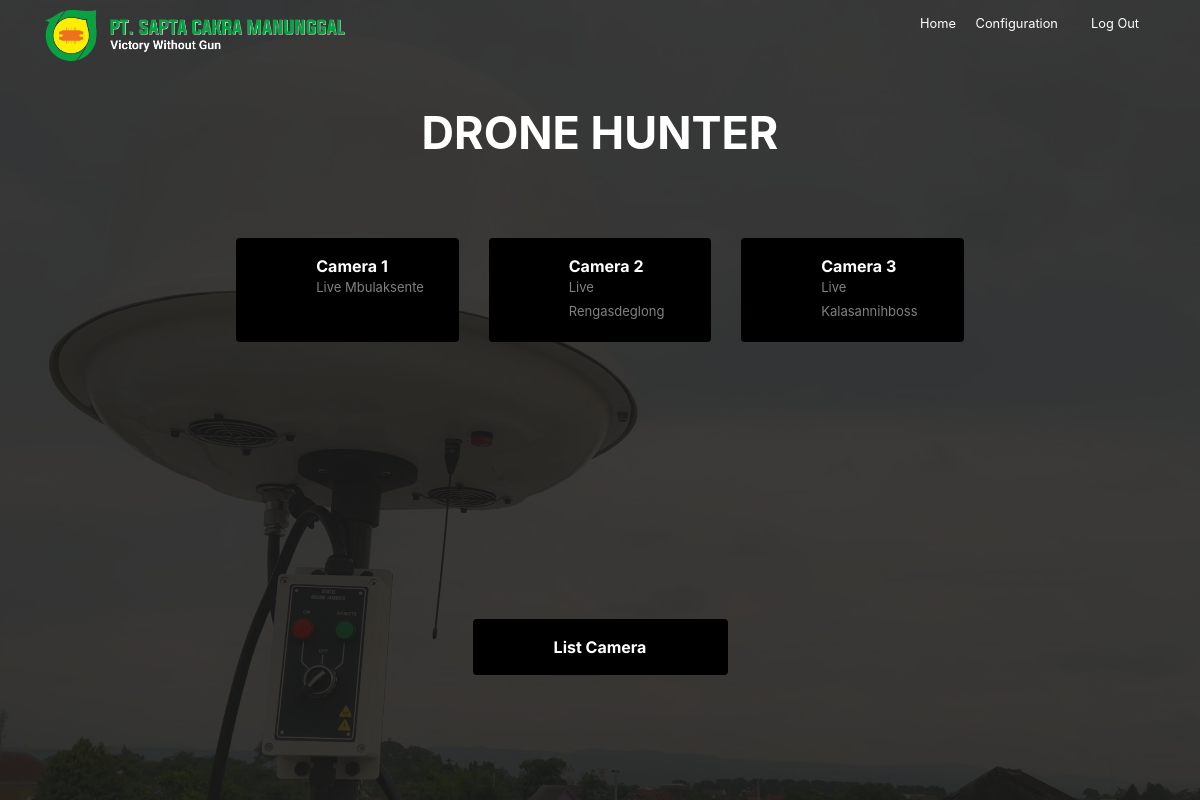
Screenshot of /home (signed in) with the database file from the repository.
### website/models.py (models this page shows)
class Camera(db.Model):
    id = db.Column(db.Integer, primary_key=True)
    lokasi = db.Column(db.String(100))
    ipcam = db.Column(db.String(100))
    wib_timezone = timezone('Asia/Jakarta')
    date = db.Column(db.DateTime(timezone=True), default=func.now(wib_timezone), server_default=func.now(wib_timezone))

### website/views.py (the view)
@views.route('/', methods=['GET', 'POST'])
@views.route('/home', methods=['GET', 'POST'])
@login_required
def home():
    messages = get_flashed_messages(with_categories=True)
    session.clear()
    cameras = Camera.query.all()
    print(cameras)
    return render_template('home.html', cameras = cameras, flashed_messages=messages)

### website/__init__.py (called while the page is built)
def create_app():
    app = Flask(__name__)
    app.config['SECRET_KEY'] = 'hjshjhdjah kjshkjdhjs'
    app.config['SQLALCHEMY_DATABASE_URI'] = f'sqlite:///{DB_NAME}'
    db.init_app(app)
    from .views import views
    from .auth import auth
    app.register_blueprint(views, url_prefix='/')
    app.register_blueprint(auth, url_prefix='/')
    from .models import User, Camera
    with app.app_context():
        create_database(app)
    login_manager = LoginManager()
    login_manager.login_view = 'auth.login'
    login_manager.init_app(app)
    @login_manager.user_loader
    def load_user(id):
        return User.query.get(int(id))
    return app

### website/templates/home.html (shortened to what this page needs)
<!DOCTYPE html>
<html lang="en">
  <head>
    <link
      rel="stylesheet"
      href="https://unicons.iconscout.com/release/v4.0.0/css/line.css"
    />
    <link
      rel="stylesheet"
      href="{{ url_for('static', filename='css/bootstrap.min.css') }}"
    />
    <link
      rel="stylesheet"
      href="{{ url_for('static', filename='fonts/icomoon/style.css') }}"
    />
    <link
      rel="stylesheet"
      href="{{ url_for('static', filename='css/aos.css') }}"
    />
    <link
      rel="stylesheet"
      href="{{ url_for('static', filename='css/style.css') }}"
    />
    <link
      rel="stylesheet"
      href="https://cdn.jsdelivr.net/npm/sweetalert2@11.0.20/dist/sweetalert2.min.css"
    />
  </head>
  <body>
    <nav class="site-nav mb-5">
      <div class="pb-2 top-bar mb-3">
        <div class="container">
          <div class="row align-text-left">
            <div class="col-6 col-lg-8">
              <img
                class="gambar"
                src="{{ url_for('static', filename='images/saptafull.png') }}"
                alt=""
              />
            </div>
            <div class="col-6 col-lg-4 text-right">
              <a href="/home" class="small mr-3">
                Home
              </a>
              <a href="/sign-up" class="small mr-3"> Configuration </a>
              <a href="#" class="small mr-3" id="logout">
                <span class="icon-lock"></span>
                Log Out
              </a>
            </div>
          </div>
        </div>
      </div>
    </nav>
    <div
      class="untree_co-hero overlay"
      style="background-image: url('{{ url_for('static', filename='images/jammer.jpg') }}');"
    >
      <div class="container">
        <div class="row align-items-center justify-content-center">
          <div class="col-12">
            <div class="row justify-content-center">
              <div class="col-lg-6 text-center">
                <h1
                  class="mb-4 heading text-white"
                  data-aos="fade-up"
                  data-aos-delay="100"
                >
                  DRONE HUNTER
                </h1>
              </div>
            </div>
            <div class="untree_co-section">
              <div class="container">
                <div class="row align-items-stretch justify-content-center">
                  {% for camera in cameras %}
                  <div
                    class="col-sm-6 col-md-6 col-lg-3 mb-4"
                    data-aos="fade-up"
                    data-aos-delay="{{ loop.index * 100 }}"
                  >
                    <a
                      href="{{ url_for('views.Ipcam', id=camera.id) }}"
                      class="category d-flex align-items-start h-100"
                    >
                      <div>
                        <i class="uil uil-camera"></i>
                      </div>
                      <div>
                        <h3><b>Camera {{ camera.id }}</b></h3>
                        <span>Live {{ camera.lokasi }}</span>
                      </div>
                    </a>
                  </div>
                  {% endfor %}
                </div>
              </div>
            </div>
          </div>
          <div
            class="col-sm-2 col-md-6 col-lg-3 mb-4"
            data-aos="fade-up"
            data-aos-delay="300"
          >
            <a
              href="/list-cam"
              class="category d-flex justify-content-center align-items-start h-100"
            >
              <div>
                <h3><b>List Camera</b></h3>
              </div>
            </a>
          </div>
        </div>
      </div>
    </div>
  </body>
</html>

### website/static/css/style.css (style rules this page uses)
body { background-color: gray; }
.top-bar a { color: #ffffff; }
.site-nav { position: absolute; width: 100%; z-index: 9; top: 0; }
.site-nav a { position: relative; z-index: 9; cursor: pointer; }
.site-nav { padding-top: 20px; padding-bottom: 100px; }
.untree_co-hero, .bg-img { background-size: cover; background-position: center center; background-repeat: no-repeat; background-color: rgba(26, 26, 27, 0.85); position: relative; }
.untree_co-hero.overlay, .bg-img.overlay { position: relative; }
.untree_co-hero.overlay:before, .bg-img.overlay:before { position: absolute; content: ""; top: 0; left: 0; right: 0; bottom: 0; background: rgba(26, 26, 27, 0.85); z-index: -0; }
.untree_co-hero > .container, .bg-img > .container { position: relative; z-index: 2; }
.untree_co-hero, .untree_co-hero > .container > .row, .bg-img, .bg-img > .container > .row { height: 100vh; min-height: 650px; }
.untree_co-hero .heading, .bg-img .heading { font-size: 45px; font-weight: 700; line-height: 1.4; }
.untree_co-section { padding: 50px 50px; align-items: center; position: relative; }
.gambar { width: 250px; height: auto; }
.category { display: inline-block; padding: 20px; background:black; border-radius: 4px; align-items: center; text-decoration: none !important; }
.category, .category h3, .category span { -webkit-transition: .3s all ease; -o-transition: .3s all ease; transition: .3s all ease; }
.category h3 { font-family: "Inter", sans-serif; margin: 0; font-size: 16px; line-height: 1; color: white; }
.category span { font-size: 13px; color: grey; }
.category .uil { text-align: center; display: inline-block; color: #00aeff; width: 40px; height: 40px; border-radius: 10px; margin-right: 20px; background: black; font-size: 30px; line-height: 40px; }
@media (min-width: 768px) { .top-bar { width: 100%; } }
@media (min-width: 768px) { .site-nav { padding-top: 10px; padding-bottom: 50px; } }
@media (min-width: 768px) { .gambar { width: 300px; } }

### rows the page displays
Camera: id "1", lokasi "Mbulaksente"
Camera: id "2", lokasi "Rengasdeglong"
Camera: id "3", lokasi "Kalasannihboss"
